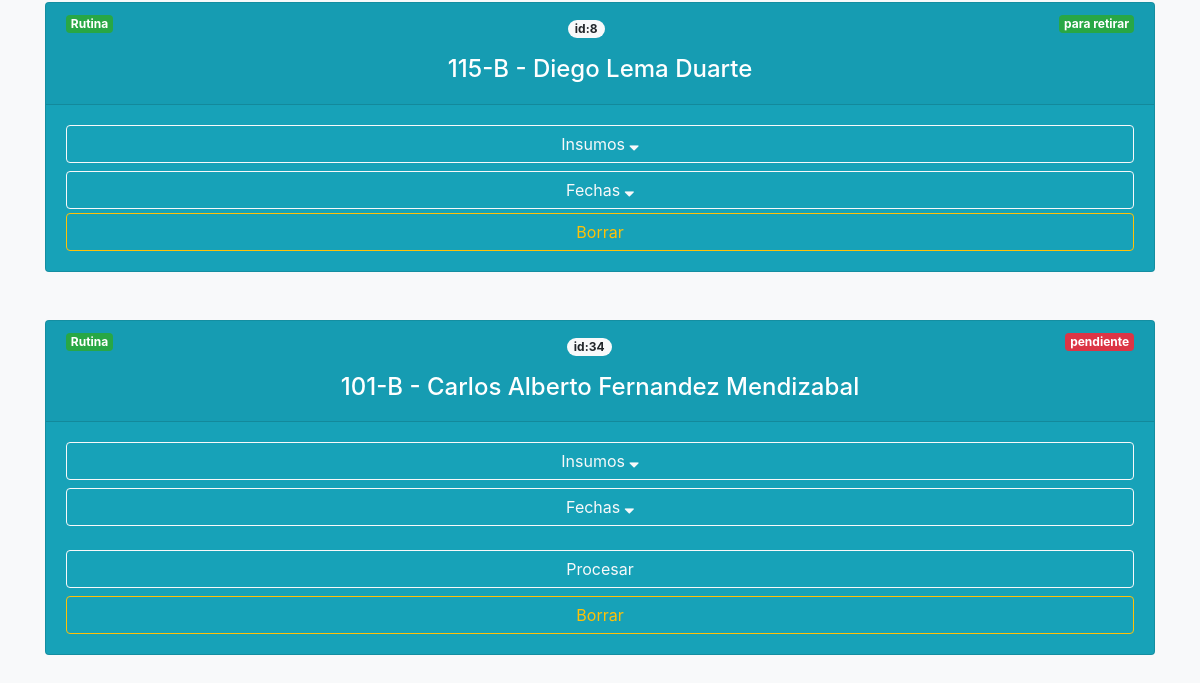
The page /pedidos/ (signed in, lower part) on the database as committed earlier.
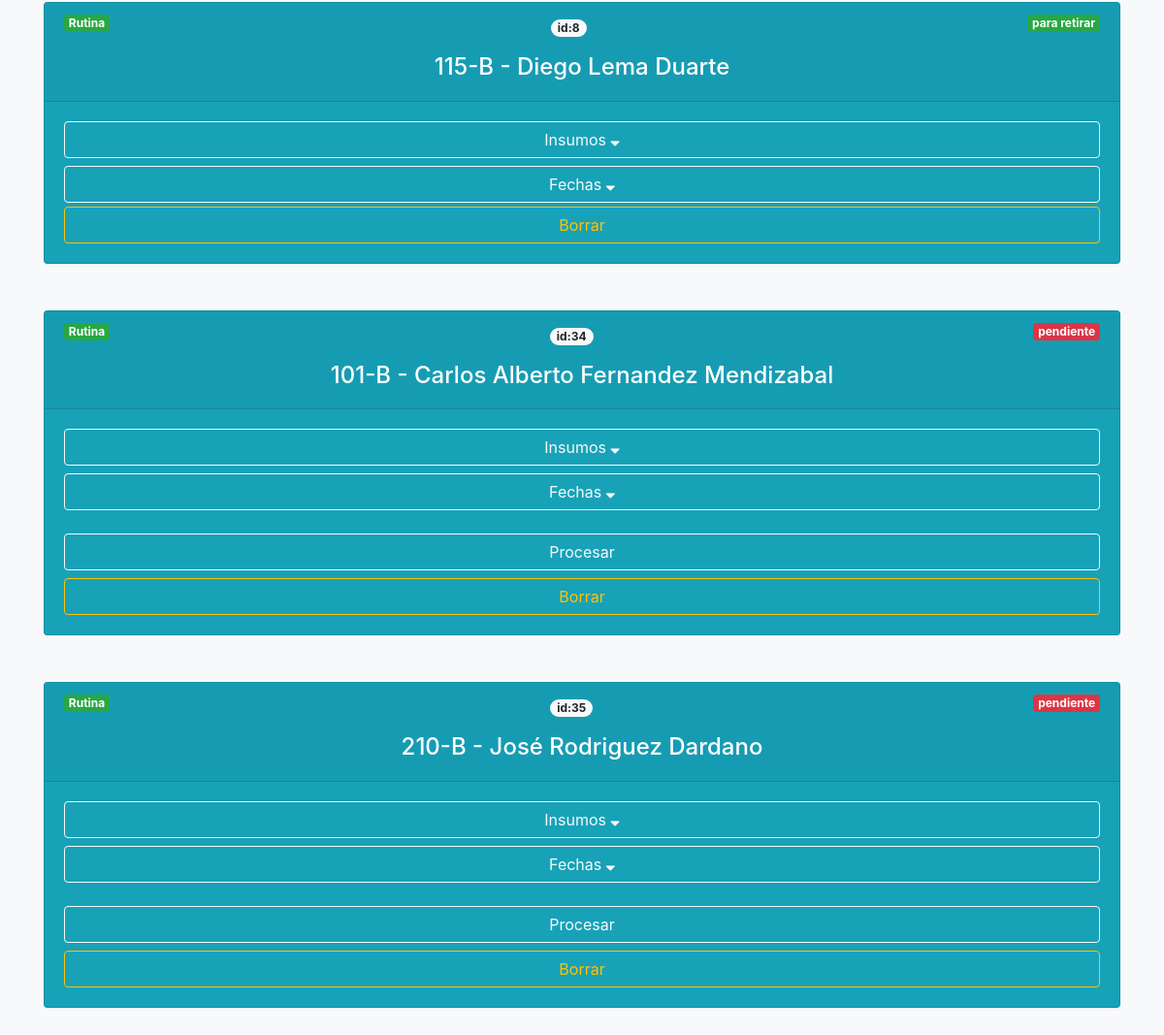
The same page on the database as committed later.
### pedidos/models.py (models this page shows, shortened)
class Pedidos(models.Model):
    paciente = models.CharField(verbose_name="Paciente", max_length=200)
    cama = models.CharField(verbose_name="Cama", max_length=100)
    insumos = models.TextField(verbose_name="Insumos")
    solicitante = models.CharField(verbose_name="Solicitante", max_length=200)
    procesante = models.CharField(verbose_name="Procesante", max_length=200, blank=True)
    retirante = models.CharField(verbose_name="Retirante", max_length=200, blank=True)
    urgencia = models.CharField(verbose_name="Urgencia", max_length=100)
    estado = models.CharField(verbose_name="Estado", max_length=100, default='pendiente')
    id_modificado = models.CharField(verbose_name="modificado", max_length=50, default='no')
    created = models.DateTimeField(auto_now_add=True, verbose_name="Fecha de creación")
    updated = models.DateTimeField(auto_now=True, verbose_name="Fecha de edición")
    fecha_procesamiento = models.CharField(verbose_name="Fecha de procesamiento", max_length=100, blank=True, default='0000')
    fecha_despachable = models.CharField(verbose_name="Fecha despachable", max_length=100, blank=True, default='0000')
    fecha_despacho = models.CharField(verbose_name="Fecha de despacho", max_length=100, blank=True, default='0000')
    class Meta:
        verbose_name = "pedido"
        verbose_name_plural = "pedidos"
        ordering = ['-urgencia', 'created']
    def insumos_as_list(self):
        return self.insumos.split(';')

### pedidos/views.py (the view)
# urls.py: path('', PedidoListView.as_view(), name='pedidos'),
class PedidoListView(ListView):
    model = Pedidos
    def dispatch(self, request, *args, **kwargs):
        if not request.user.is_authenticated:
            return redirect(reverse_lazy('login'))
        return super(PedidoListView, self).dispatch(request, *args, **kwargs)

### pedidos/templates/pedidos/pedidos_list.html (shortened to what this page needs)
{% extends 'core/base.html' %}
{% load static %}
{% block content %}
<main role="main">
  <div class="container mb-4">
    {% for pedido in pedidos_list %}
      <div class="card text-white bg-info mb-5 shadow-lg" >
        <form>
          <div class="card-header">
            {% if pedido.urgencia == 'no urgente' %}
              <span class="badge badge-success float-left">Rutina</span>
            {% elif pedido.urgencia == 'urgente' %}
              <span class="badge badge-danger float-left">Urgente</span>
            {% else %}
              <span class="badge badge-warning float-left">Modificado</span>
            {% endif %}
            {% if pedido.estado == 'pendiente' %}
            <span class="badge badge-danger float-right">{{pedido.estado}}</span>
            {% elif pedido.estado == 'en proceso' %}
            <span class="badge badge-warning float-right">{{pedido.estado}}</span>
            {% elif pedido.estado == 'para retirar' %}
            <span class="badge badge-success float-right">{{pedido.estado}}</span>
            {% endif %}
            <p class="text-center"><span class="badge badge-pill badge-light">id:{{pedido.id}}</span></p>
            <h4 class="text-center mt-3">{{pedido.cama}} - {{pedido.paciente}}</h4>
          </div>
          <div class="card-body">
            <button type="button" class="btn btn-block btn-outline-light mb-1" data-toggle="collapse" data-target="#{{pedido.id}}-insumos">
              Insumos <i class="fa fa-sort-desc"></i>
            </button>
            <button type="button" class="btn btn-block btn-outline-light mb-1 mt-2" data-toggle="collapse" data-target="#{{pedido.id}}-fechas">
              Fechas <i class="fa fa-sort-desc"></i>
            </button>
            {% if 'pedidos.change_pedidos' in request.user.get_group_permissions and pedido.estado == 'pendiente' %}
            <a href="{% url 'pedidos:procesar' pedido.id %}" class="btn btn-block btn-outline-light mt-4">Procesar</a>
            {% endif %}
            {% if 'pedidos.delete_pedidos' in request.user.get_group_permissions %}
            <a href="{% url 'pedidos:delete' pedido.id %}" class="btn btn-block btn-outline-warning">Borrar</a>
            {% endif %}
          </div>
        </form>
      </div>
    {% endfor %}
  </div>
</main>
{% endblock %}

Rows that differ between the two databases and show on the page:
added Pedidos: urgencia "Rutina", estado "pendiente", id "35", cama "210-B", paciente "José Rodriguez Dardano", shows "Procesar"
